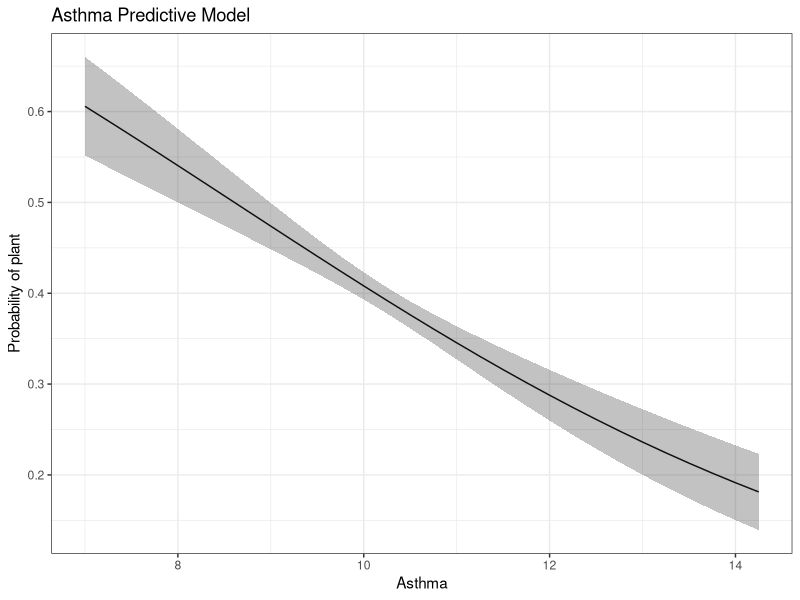
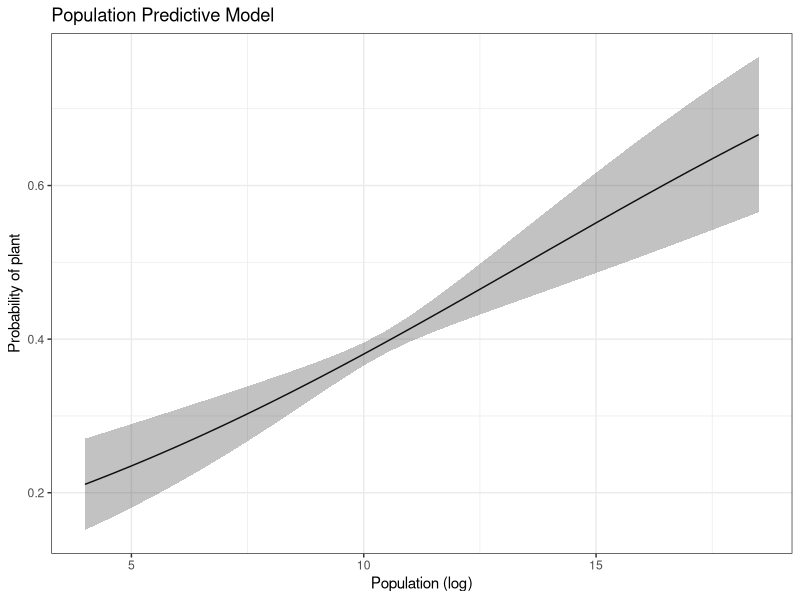
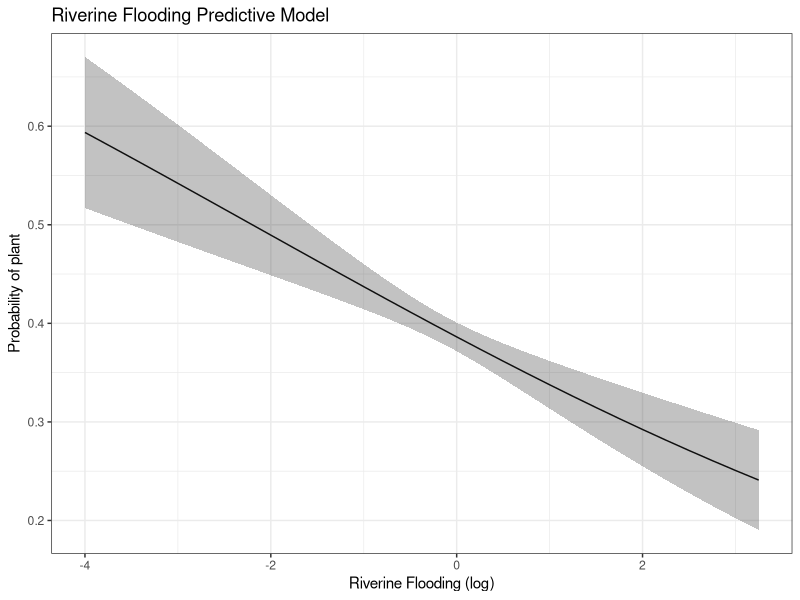
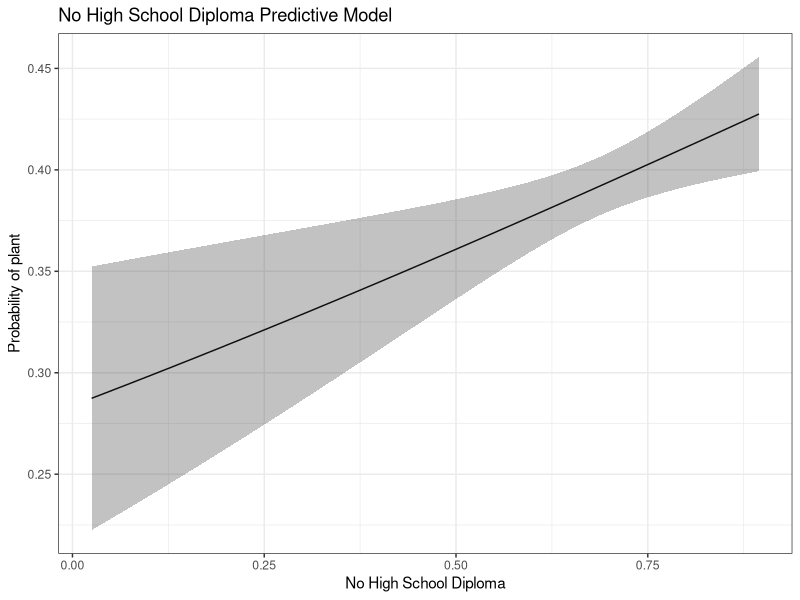
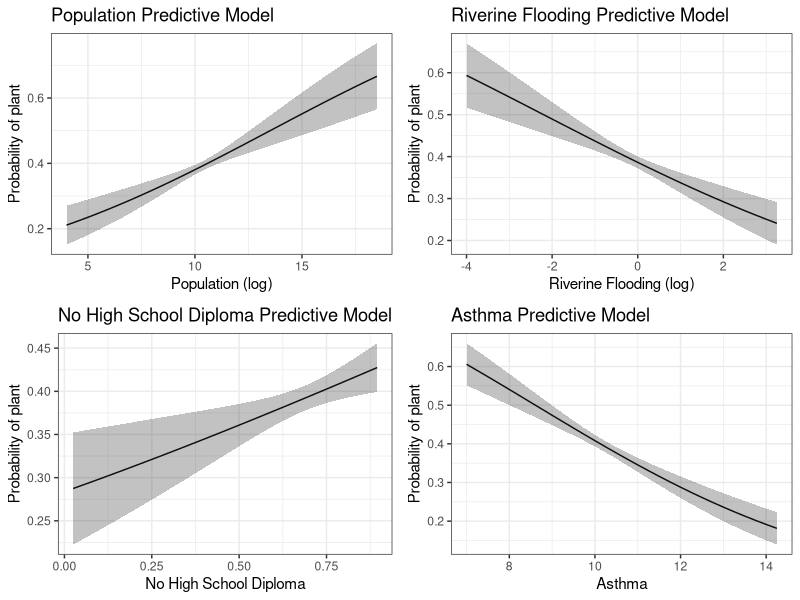

R code for these plots, in order:
## ---- chunk 1
library(tidyverse)
library(here)
library(cowplot)

cvi_egrid_join <- read.csv(here('Data','Processed','cvi_egrid_join.csv'))
## ---- chunk 2
librarylist <- c("openxlsx", "readxl",'ggplot2','moments', 'stats','here', 'tidyverse', 'nlme','naniar','DHARMa','gtsummary','broom')
lapply(librarylist, require, character.only = T)
here()
data <- read.csv(here('Data','Processed','cvi_egrid_join.csv'))
summary(data)

data1 <- data %>% 
  filter(riverine_flooding_annualized_frequency_log != -Inf) %>% 
  mutate(category_GLM = case_when(Category == "Contains FF" ~ 1,
                                   Category == "Contains solar/wind" ~ 1,
                                   Category == "Contains FF and solar/wind" ~ 1,
                                   T ~ 0 )) #Plant exists = 1; No Plant = 0
## ---- chunk 3
CategoryGLM2514 <- glm(category_GLM ~ current_adult_asthma + riverine_flooding_annualized_frequency_log + 
                         population_log + no_high_school_diploma,
                       data = data1,
                       family = "binomial")
## ---- chunk 4
#filter out riverine infinity
riverine_notinfinity <- cvi_egrid_join %>% 
  filter(is.finite(riverine_flooding_annualized_frequency_log))

riverine_vector <- c(rep(round(mean(
  riverine_notinfinity$riverine_flooding_annualized_frequency_log),2), 30))
population_vector <- c(rep(round(mean(cvi_egrid_join$population_log),2),30))
asthma_vector <- c(rep(round(mean(cvi_egrid_join$current_adult_asthma),2),30))
hs_vector <- c(rep(round(mean(cvi_egrid_join$no_high_school_diploma),2),30))
## ---- chunk 5
summary(cvi_egrid_join$current_adult_asthma)

# Simulate asthma
asthma_sim <- seq(from = 7, to = 14.25, by = 0.25)
length(asthma_sim)

data_pred_asthma <- data.frame(asthma_sim, population_vector, riverine_vector, hs_vector)

colnames(data_pred_asthma) <- c("current_adult_asthma","population_log", "riverine_flooding_annualized_frequency_log","no_high_school_diploma")

# Use the original model to predict outcomes.
prediction_asthma <- predict(CategoryGLM2514, newdata = data_pred_asthma, type = "response",
                        se.fit = TRUE)
# Pull out predictions.
data_fig_asthma <- data.frame(data_pred_asthma, prediction_asthma$fit,prediction_asthma$se.fit)

colnames(data_fig_asthma) <- c("asthma","population", "riverine","hs", "probability", "se")

#plot
asthma_pred <- ggplot(data_fig_asthma, aes(x = asthma, y = probability)) +
  geom_line() +
  geom_ribbon(aes(ymin = probability - se,
                  ymax = probability + se), alpha = 0.3) +
  labs(x = "Asthma", y = "Probability of plant")+
  theme_bw()+
  ggtitle("Asthma Predictive Model")

asthma_pred

## ---- chunk 6
# Simulate population
summary(cvi_egrid_join$population_log)

pop_sim <- seq(from = 4, to = 18.5, by = 0.5)
length(pop_sim)

data_pred_pop <- data.frame(asthma_vector, pop_sim, riverine_vector, hs_vector)

colnames(data_pred_pop) <- c("current_adult_asthma","population_log", "riverine_flooding_annualized_frequency_log","no_high_school_diploma")

# Use the original model to predict outcomes.
prediction_population <- predict(CategoryGLM2514, newdata = data_pred_pop, type = "response",
                        se.fit = TRUE)
# Pull out predictions.
data_fig_pop <- data.frame(data_pred_pop, prediction_population$fit,prediction_population$se.fit)

colnames(data_fig_pop) <- c("asthma","population", "riverine","hs", "probability", "se")

#plot
pop_pred <- ggplot(data_fig_pop, aes(x = population, y = probability)) +
  geom_line() +
  geom_ribbon(aes(ymin = probability - se,
                  ymax = probability + se), alpha = 0.3) +
  labs(x = "Population (log)", y = "Probability of plant")+
  theme_bw()+
  ggtitle("Population Predictive Model")

pop_pred

## ---- chunk 7
# Simulate riverine
summary(riverine_notinfinity$riverine_flooding_annualized_frequency_log)

riverine_sim <- seq(from = -4, to = 3.25, by = 0.25)
length(riverine_sim)

data_pred_riverine <- data.frame(asthma_vector, population_vector, riverine_sim, hs_vector)

colnames(data_pred_riverine) <- c("current_adult_asthma","population_log", "riverine_flooding_annualized_frequency_log","no_high_school_diploma")

# Use the original model to predict outcomes.
prediction_riverine <- predict(CategoryGLM2514, newdata = data_pred_riverine, type = "response",
                        se.fit = TRUE)
# Pull out predictions.
data_fig_riverine <- data.frame(data_pred_riverine, prediction_riverine$fit,prediction_riverine$se.fit)

colnames(data_fig_riverine) <- c("asthma","population", "riverine","hs", "probability", "se")

#plot
riverine_pred <- ggplot(data_fig_riverine, aes(x = riverine, y = probability)) +
  geom_line() +
  geom_ribbon(aes(ymin = probability - se,
                  ymax = probability + se), alpha = 0.3) +
  labs(x = "Riverine Flooding (log)", y = "Probability of plant")+
  theme_bw()+
  ggtitle("Riverine Flooding Predictive Model")

riverine_pred

## ---- chunk 8
# Simulate population
summary(cvi_egrid_join$no_high_school_diploma)

hs_sim <- seq(from = 0.025, to = 0.9, by = 0.03)
length(hs_sim)

data_pred_hs <- data.frame(asthma_vector, population_vector, riverine_vector, hs_sim)

colnames(data_pred_hs) <- c("current_adult_asthma","population_log", "riverine_flooding_annualized_frequency_log","no_high_school_diploma")

# Use the original model to predict outcomes.
prediction_hs <- predict(CategoryGLM2514, newdata = data_pred_hs, type = "response",
                        se.fit = TRUE)
# Pull out predictions.
data_fig_hs <- data.frame(data_pred_hs, prediction_hs$fit,prediction_hs$se.fit)

colnames(data_fig_hs) <- c("asthma","population", "riverine","hs", "probability", "se")

#plot
hs_pred <- ggplot(data_fig_hs, aes(x = hs, y = probability)) +
  geom_line() +
  geom_ribbon(aes(ymin = probability - se,
                  ymax = probability + se), alpha = 0.3) +
  labs(x = "No High School Diploma", y = "Probability of plant")+
  theme_bw()+
  ggtitle("No High School Diploma Predictive Model")

hs_pred

## ---- chunk 9
plot_grid(pop_pred,riverine_pred,hs_pred,asthma_pred)
